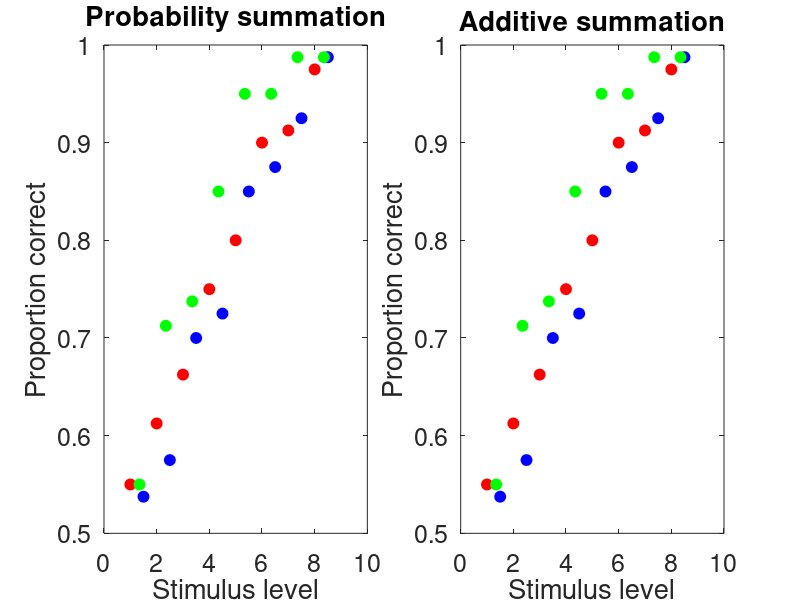

This chart was generated by the following MATLAB code: (Note: this script raises an error after producing the figure.)
%
% PAL_SDT_PSvAS_3PFmultipleFit_Demo
% Demonstrates use of Palamedes functions to determine whether the 
% psychometric functions for the detection of two stimuli in the target 
% interval accords with probability or additive summation 
%
% Note that the Bootstrap and Goodness-of-fit routines in this script will
% likely take some time to execute depending on the number of specified 
% simulations and the speed of the computer.  An indication of the time 
% to execute on a MacBook Pro running under OSX 10.9.5 is given when 
% the script is executed
%
%Demonstrates usage of Palamedes SDT summation PF fitting routines:
%-PAL_SDT_Summ_MultiplePFML_Fit
%-PAL_SDT_Summ_MultiplePFML_BootstrapParametric
%-PAL_SDT_Summ_MultiplePFML_GoodnessOfFit
%
%Demonstrates usage of Palamedes SDT probability summation (PS) routines:
%-PAL_SDT_PS_PCtoSL
%-PAL_SDT_PS_uneqSLtoPC
%
%Demonstrates usage of Palamedes SDT additive summation (AS) routines:
%-PAL_SDT_AS_PCtoSL
%-PAL_SDT_AS_uneqSLtoPC
%
%
%More information on any of these functions may be found by typing
%help followed by the name of the function. e.g., help PAL_SDT_AS_PCtoSL
%
%Introduced: Palamedes version 1.8.0 (FK & NP)

clear all;

message = sprintf('Number of simulations to determine standard errors: ');
Bse = input(message);
message = sprintf('Number of simulations to determine Goodness-of-Fit p-values: ');
Bmc = input(message);

MacProTimePerSim=0.5;
timeToExecute=round((Bse+Bmc)*MacProTimePerSim);
message=sprintf('\rApprox. time to execute simulations on a MacBook Pro OSX 10.9.5 is %4d mins',timeToExecute); 
disp(message);

Q=2; % Number of monitored channels
M=2; % Number of alternatives in forced-choice task

% Stimulus Levels for 3PFs, include zeros for empty monitored channels
StimLevels(1,1,:)=[1 2 3 4 5 6 7 8]; % for stim A alone
StimLevels(1,2,:)=[0 0 0 0 0 0 0 0]; % channel B for stim A alone
StimLevels(2,1,:)=[0 0 0 0 0 0 0 0]; % channel A for stim B alone
StimLevels(2,2,:)=[1.5 2.5 3.5 4.5 5.5 6.5 7.5 8.5]; %Stim B alone
StimLevels(3,1,:)=[1.2 2.2 3.2 4.2 5.2 6.2 7.2 8.2]; %Stim A in Stim A+B
StimLevels(3,2,:)=[1.5 2.5 3.5 4.5 5.5 6.5 7.5 8.5]; %Stim B in Stim A+B

%for displaying Stim A+B data
StimLevelsABindex(1,:) = (StimLevels(3,1,:) + StimLevels(3,2,:))./2; 

% Number correct reponses for A, B and A+B stimuli
NumPos(1,:)=[44 49 53 60 64 72 73 78];
NumPos(2,:)=[43 46 56 58 68 70 74 79]; 
NumPos(3,:)=[44 57 59 68 76 76 79 79];

%Number of trials for A, B and A+B. May contain zeros. 
OutOfNum(1,:) = [80 80 80 80 80 80 80 80];
OutOfNum(2,:) = [80 80 80 80 80 80 80 80];
OutOfNum(3,:) = [80 80 80 80 80 80 80 80];


%Plot raw data, proportion correct PC against stimulus level
PC = NumPos ./ OutOfNum; 

figure('name','Individual Psychometric Functions','units','pixels',...
    'position',[50 50 1000 400]); 


subplot(1,2,1);
axis([1 8 .4 1.0]); axis square;
set(gca, 'Xtick',1:1:10);
set(gca, 'Ytick',.4:.1:1);
m(1,1,:)=StimLevels(1,1,:);
StimLevelsPlot=squeeze(m);
a=plot(StimLevelsPlot,PC(1,:),'ro','markersize',8,'markerfacecolor','r'); 
hold on;
m(1,1,:)=StimLevels(2,2,:);
StimLevelsPlot=squeeze(m);
b=plot(StimLevelsPlot,PC(2,:),'bo','markersize',8,'markerfacecolor','b');
hold on;
c=plot(StimLevelsABindex,PC(3,:),'go','markersize',8,'markerfacecolor','g');
hold on;
set(gca, 'fontsize',18);
xlabel('Stimulus level');
ylabel('Proportion correct');
title('Probability summation');

subplot(1,2,2);

axis([1 8 .4 1.0]); axis square;
set(gca, 'Xtick',1:1:10);
set(gca, 'Ytick',.4:.1:1);
m(1,1,:)=StimLevels(1,1,:);
StimLevelsPlot=squeeze(m);
plot(StimLevelsPlot,PC(1,:),'ro','markersize',8,'markerfacecolor','r'); 
hold on;
m(1,1,:)=StimLevels(2,2,:);
StimLevelsPlot=squeeze(m);
plot(StimLevelsPlot,PC(2,:),'bo','markersize',8,'markerfacecolor','b');
hold on;
plot(StimLevelsABindex,PC(3,:),'go','markersize',8,'markerfacecolor','g');
hold on;
set(gca, 'fontsize',18);
xlabel('Stimulus level');
ylabel('Proportion correct');
title('Additive summation');
drawnow


%------Calculate PF prediction for probability summation (PS) model-------

% Fit PS model to stim A, B and A+B simultaneously to obtain parameters 
% gA, gB, pA and pB, where g is stimulus gain and p transducer exponent
SummFunc=@PAL_SDT_PS_uneqSLtoPC;

% Initial guesses for gA, gB, pA and pB
PSgParams=[0.3 0.3];
PSpParams=[1.5 1.5];

% Fit all three data functions simultaneously with PS model
[PSgParams, PSpParams, PSnegLL, exitflag, output] = PAL_SDT_Summ_MultiplePFML_Fit(StimLevels,PSgParams,PSpParams,NumPos,OutOfNum,SummFunc,M,Q);


% Now create continuous functions to show model fits to data
StimLevelsFineGrain(1,:) = linspace(min(StimLevels(1,1,:)),max(StimLevels(1,1,:)),1000);
StimLevelsFineGrain(2,:) = linspace(min(StimLevels(2,2,:)),max(StimLevels(2,2,:)),1000);
StimLevelsFineGrain(3,:) = linspace(min(StimLevels(3,1,:)),max(StimLevels(3,1,:)),1000);
StimLevelsFineGrain(4,:) = linspace(min(StimLevels(3,2,:)),max(StimLevels(3,2,:)),1000);
StimLevelsFineGrainABindex = linspace(min(StimLevelsABindex),max(StimLevelsABindex),1000);

PCfromPSfineGrain(1,:) = PAL_SDT_PS_SLtoPC(StimLevelsFineGrain(1,:),PSgParams(1),PSpParams(1),M,Q,1);
PCfromPSfineGrain(2,:) = PAL_SDT_PS_SLtoPC(StimLevelsFineGrain(2,:),PSgParams(2),PSpParams(2),M,Q,1);

for i=1:length(StimLevelsFineGrainABindex)
PCfromPSfineGrain(3,i) = PAL_SDT_PS_uneqSLtoPC([StimLevelsFineGrain(3,i) StimLevelsFineGrain(4,i)],PSgParams,PSpParams,M,Q);
end

subplot(1,2,1);
d=plot(StimLevelsFineGrain(1,:),PCfromPSfineGrain(1,:),'r-','linewidth',2);
hold on;
e=plot(StimLevelsFineGrain(2,:),PCfromPSfineGrain(2,:),'b-','linewidth',2);
hold on;
f=plot(StimLevelsFineGrainABindex,PCfromPSfineGrain(3,:),'g-','linewidth',2);
drawnow
hold on;

h = legend([a b c d e f],'Data A','Data B','Data A+B','Model A','Model B','Model A+B');
set(h,'Interpreter','none','fontsize',16,'Location','SouthEast');
drawnow

%-----------Calculate PF for additive summation model----------------------

% Fit AS model to stim A, B and A+B simultaneously to obtain parameters gA, gB, pA and pB
SummFunc=@PAL_SDT_AS_uneqSLtoPC;

% Initial guesses for gA, gB, pA and pB
ASgParams=[0.3 0.3];
ASpParams=[1.5 1.5];

% Fit all three data functions simultaneously with AS model
[ASgParams, ASpParams, ASnegLL, trash, trash] = PAL_SDT_Summ_MultiplePFML_Fit(StimLevels,ASgParams,ASpParams,NumPos,OutOfNum,SummFunc,M,Q);


% Now create continuous functions to show model fits to data
PCfromASfineGrain(1,:) = PAL_SDT_AS_SLtoPC(StimLevelsFineGrain(1,:),ASgParams(1),ASpParams(1),M,Q,1);
PCfromASfineGrain(2,:) = PAL_SDT_AS_SLtoPC(StimLevelsFineGrain(2,:),ASgParams(2),ASpParams(2),M,Q,1);

for i=1:length(StimLevelsFineGrainABindex)
PCfromASfineGrain(3,i) = PAL_SDT_AS_uneqSLtoPC([StimLevelsFineGrain(3,i) StimLevelsFineGrain(4,i)],ASgParams,ASpParams,M,Q);
end

subplot(1,2,2);
d=plot(StimLevelsFineGrain(1,:),PCfromASfineGrain(1,:),'r-','linewidth',2);
hold on;
e=plot(StimLevelsFineGrain(2,:),PCfromASfineGrain(2,:),'b-','linewidth',2);
hold on;
f=plot(StimLevelsFineGrainABindex,PCfromASfineGrain(3,:),'g-','linewidth',2);
drawnow
hold on;

%---------Determine bootstrap errors on fitted g and p parameters--------

SummFunc=@PAL_SDT_PS_uneqSLtoPC;
fprintf('\rConducting simulations for Prob. Summ. (PS) model:   ')
[PSgSE, PSpSE] = PAL_SDT_Summ_MultiplePFML_BootstrapParametric(StimLevels,PSgParams,PSpParams,OutOfNum,SummFunc,M,Q,Bse);

SummFunc=@PAL_SDT_PS_uneqSLtoPC;
fprintf('\nConducting simulations for Add. Summ. (AS) model:   ')
[ASgSE, ASpSE] = PAL_SDT_Summ_MultiplePFML_BootstrapParametric(StimLevels,ASgParams,ASpParams,OutOfNum,SummFunc,M,Q,Bse);


% ------------ Type out parameter estimates for both models-----------

message=sprintf('\rEstimated PS model params for stimulus A: gA: %6.4f se: %6.4f,  pA: %6.4f se: %6.4f',PSgParams(1),PSgSE(1),PSpParams(1),PSpSE(1)); 
disp(message);
message=sprintf('Estimated PS model params for stimulus B: gB: %6.4f se: %6.4f,  pB: %6.4f se: %6.4f',PSgParams(2),PSgSE(2),PSpParams(2),PSpSE(2)); 
disp(message);
message=sprintf('Estimated AS model params for stimulus A: gA: %6.4f se: %6.4f,  pA: %6.4f se: %6.4f',ASgParams(1),ASgSE(1),ASpParams(1),ASpSE(1)); 
disp(message);
message=sprintf('Estimated AS model params for stimulus B: gB: %6.4f se: %6.4f,  pB: %6.4f se: %6.4f',ASgParams(2),ASgSE(2),ASpParams(2),ASpSE(2)); 
disp(message);



%---------------------- Model comparisons ------------------------------

% AS-PS difference between Akaike's AIC.  Note that a positive value 
% means that PS model is better, a negative value that AS model is better
PSaic = -2*(-PSnegLL)+2*4; % Note four free parameters per model
ASaic = -2*(-ASnegLL)+2*4;
deltaAIC = ASaic - PSaic;
message = sprintf('\rDifference between models in Akaike Information Criterion (AIC) is: %8.4f',deltaAIC);
disp(message);
message = sprintf('Note that positive value = PS better, negative = AS better');
disp(message);


%----- Goodness of fits-----------

SummFunc=@PAL_SDT_PS_uneqSLtoPC;
fprintf('Conducting Goodness-of-fit (GOF) simulations for PS model:   ')
[trash, pDev, trash, trash] = PAL_SDT_Summ_MultiplePFML_GoodnessOfFit(StimLevels,PSgParams,PSpParams,NumPos,OutOfNum,SummFunc,M,Q,Bmc);
PSpDev=pDev;

SummFunc=@PAL_SDT_AS_uneqSLtoPC;
fprintf('\nConducting Goodness-of-fit (GOF) simulations for AS model:   ')
[trash, pDev, trash, trash] = PAL_SDT_Summ_MultiplePFML_GoodnessOfFit(StimLevels,ASgParams,ASpParams,NumPos,OutOfNum,SummFunc,M,Q,Bmc);
ASpDev=pDev;

message=sprintf('\rGOF p-values (e.g. p<0.05 to reject model): PS p=%6.4f;  AS p=%6.4f',PSpDev,ASpDev); 
disp(message);

